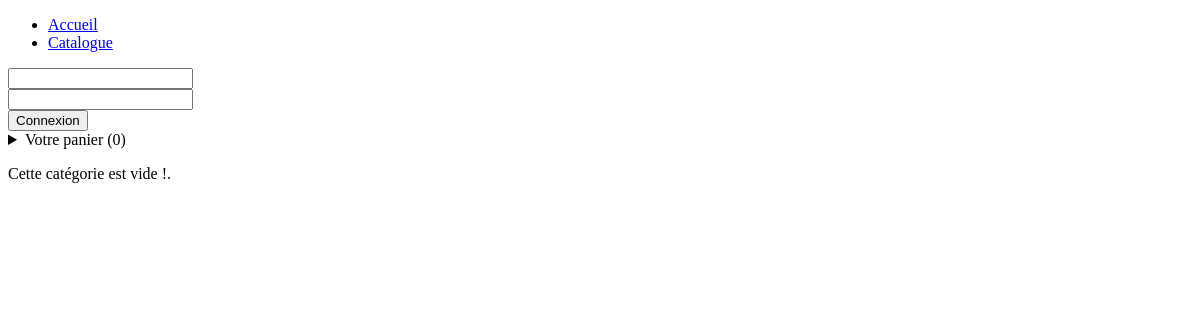
The page /catalogue.php on the database as committed earlier.
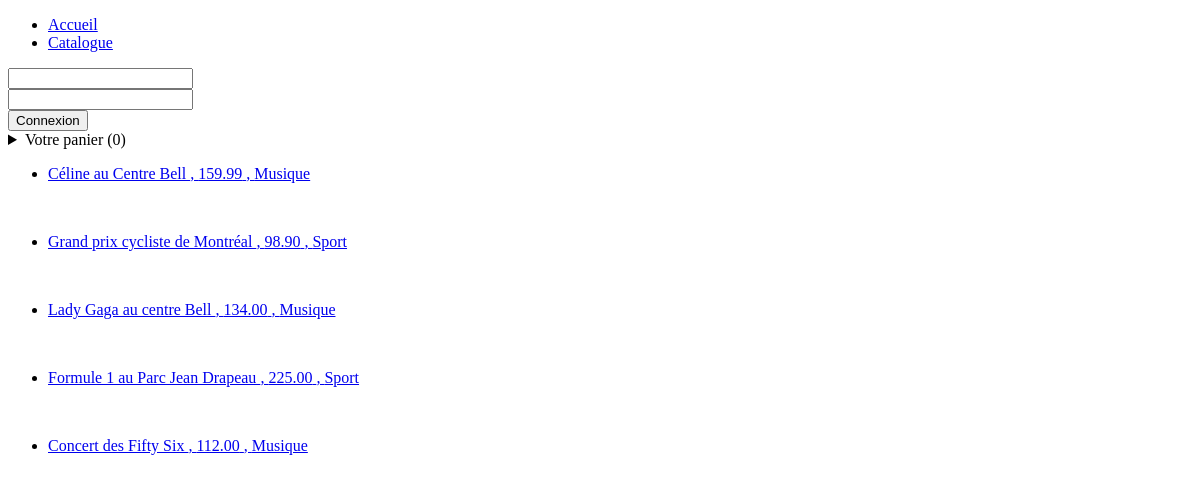
The same page on the database as committed later.
### tables this page shows
CREATE TABLE IF NOT EXISTS `article` (
  `id` int(11) NOT NULL AUTO_INCREMENT COMMENT 'Id (clef principale) de l''article',
  `name` varchar(256) NOT NULL COMMENT 'Nom de l''article ',
  `category_id` int(11) DEFAULT NULL COMMENT 'Catégorie à laquelle appartient l''article',
  `description` varchar(1024) NOT NULL COMMENT 'Description de l''article',
  `picture` varchar(128) NOT NULL COMMENT 'Photo de l''article',
  `price` decimal(8,2) DEFAULT NULL COMMENT 'Prix de l''article',
  `is_online` tinyint(1) NOT NULL DEFAULT '1' COMMENT 'Indique si l''article est affiché ou pas',
  PRIMARY KEY (`id`),
  KEY `category_id` (`category_id`)
);

CREATE TABLE IF NOT EXISTS `article_category` (
  `id` int(11) NOT NULL AUTO_INCREMENT COMMENT 'Id (clef principale) catégorie',
  `name` varchar(256) NOT NULL COMMENT 'Nom de la catégorie',
  PRIMARY KEY (`id`)
);

### utils/login_out.php (called while the page is built, shortened)
<?php
if (array_key_exists('connect', $_POST)
    && array_key_exists('username', $_POST)
    && array_key_exists('password', $_POST)) {
    $username = filter_input(INPUT_POST, 'username', FILTER_SANITIZE_STRING);
    $password = filter_input(INPUT_POST, 'password', FILTER_SANITIZE_STRING);
    require_once('db/password_functs.php');
    if (user_authenticate($username, $password)) {
        $_SESSION[PSESS_USERNAME] = $username;
        $user_is_loggedIn = true;
        $login_message = "Bonjour $username";
    } else {
        $login_message = 'L\'identificateur et le mot de passe fournis ne concordent pas.';
    }
} elseif (array_key_exists('disconnect', $_POST)) {
    unset($_SESSION[PSESS_USERNAME]);
    $user_is_loggedIn = false;
} else {
    $user_is_loggedIn = array_key_exists(PSESS_USERNAME, $_SESSION);
}

### db/conn.php (called while the page is built, shortened)
<?php
$mysqli = new mysqli(CONN_HOST, CONN_USER, CONN_PWD, DBNAME);
function get_article_list($cat_id=false) {
    global $mysqli;
    $queryStr = 'SELECT * FROM article';
    $res = $mysqli->query($queryStr);
    $resultat = array();
    if ($res && ($res->num_rows > 0)) {
        while ($article = $res->fetch_assoc()) {
            $resultat[$article['id']] = $article;
        };
    };
    return $resultat;
}
function get_categories() {
    global $mysqli;
    $queryStr = 'SELECT * FROM article_category';
    $res = $mysqli->query($queryStr);
    $resultat = array();
    if ($res && ($res->num_rows > 0)) {
        while ($category = $res->fetch_assoc()) {
            $resultat[$category['id']] = $category;
        };
    };
    return $resultat;
}

### catalogue.php (the view, shortened to what this page needs)
<?php
require_once('db/conn.php');
require_once('utils/login_out.php');
$categories = get_categories();
$cat_id = false;
$articles = get_article_list($cat_id);
?>
<?php require_once('views/page_top.php'); ?>
<div id="main">
    <?php
    if (empty($articles)) {
        echo "<p>Cette catégorie est vide !.</p>";
    } else {
    ?>
    <ul>
        <?php
        foreach ($articles as $id => $article) {
            ?>
            <li><a href="detail.php?item_id=<?= $id ?>">
                    <div>
                        <p><?= utf8_encode($article['name']) ?>
                            , <span class=".prix"><?= $article['price'] ?></span>
                            , <span class=".categorie"><?= $categories[$article['category_id']]['name'] ?></span>
                        </p>
                    </div>
                </a>
            </li>
            <?php
        }
        }
        ?>
    </ul>
</div>
<?php require_once('views/page_bottom.php'); ?>

### views/page_top.php (shortened to what this page needs)
<!DOCTYPE html>
<html>
<head lang="en">
</head>
<body>
<div id="wrapper">
<?php require_once ('views/header.php'); ?>

### views/header.php (shortened to what this page needs)
<ul>
    <li><a href="index.php">Accueil</a></li>
    <li><a href="catalogue.php">Catalogue</a></li>
</ul>
<?php require_once('login_out_form.php'); ?>
<details id="card">
    <summary>Votre panier (<span class="card_count"><?= count($panier)?></span>)</summary>
</details>

### views/login_out_form.php (shortened to what this page needs)
<div id="login_logout_form">
    <?php if ($user_is_loggedIn) { ?>
        <form method="post">
            <input type="submit" name="disconnect" id="se_deconnecter" value="Déconnexion"/>
        </form>
    <?php } else { ?>
        <form method="post">
            <input type="text" name="username" id="username" value="<?php echo isset($username) ? $username : ''; ?>"/><br>
            <input type="password" name="password" id="password" value="<?php echo isset($password) ? $password : ''; ?>"/><br>
            <input type="submit" name="connect" id="se_connecter" value="Connexion"/>
        </form>
    <?php } ?>
</div>

### views/page_bottom.php (shortened to what this page needs)
</div>
</body>
</html>

Rows that differ between the two databases and show on the page:
added article: name "Céline au Centre Bell", price "159.99", category.name "Musique"
added article: name "Grand prix cycliste de Montréal", price "98.90", category.name "Sport"
added article: name "Lady Gaga au centre Bell", price "134.00", category.name "Musique"
added article: name "Formule 1 au Parc Jean Drapeau", price "225.00", category.name "Sport"
added article: name "Concert des Fifty Six", price "112.00", category.name "Musique"
Other text that changed with them:
text no longer shown: "Cette catégorie est vide !."
